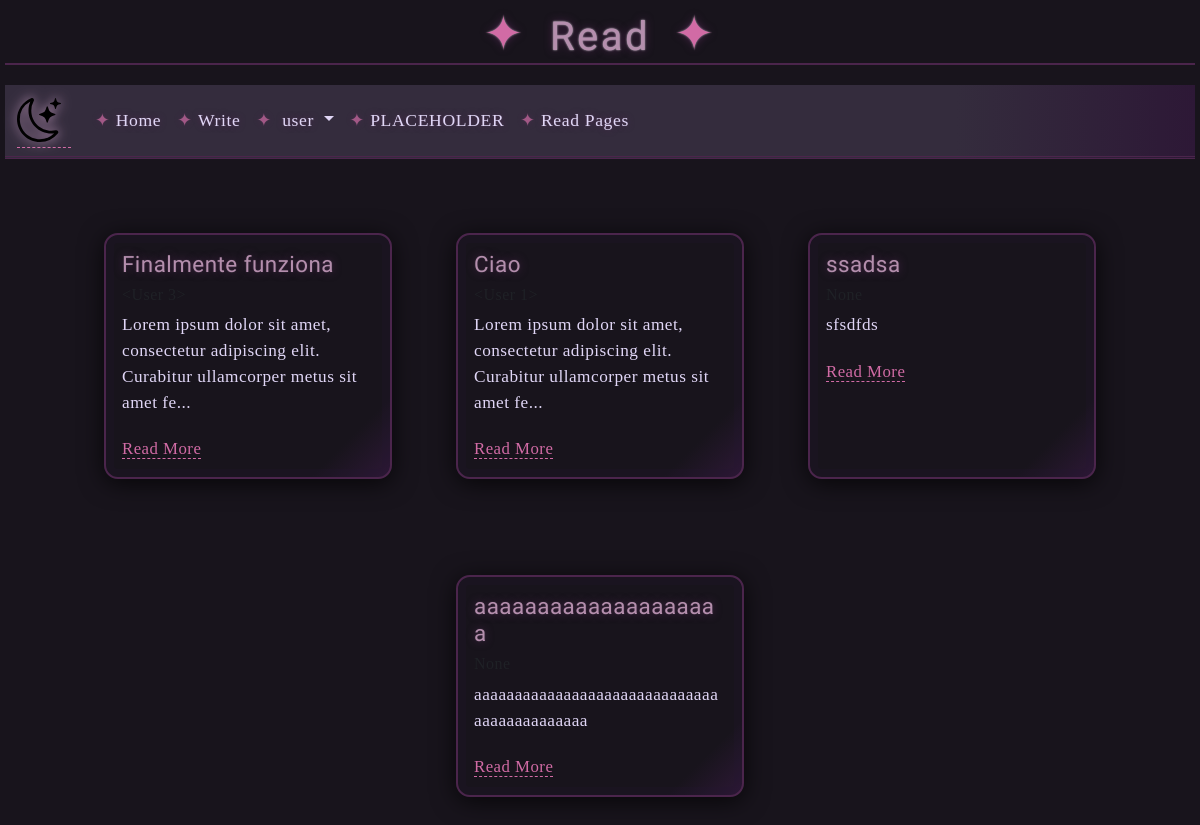
/read (signed in), run on the app's committed database.
### app/models.py (models this page shows)
class User(db.Model):
  metadata_obj
  id = db.Column(db.Integer, primary_key = True)
  name = db.Column(db.String(100), nullable = False)
  email = db.Column(db.String(100), unique = True, nullable = False)
  password = db.Column(db.String(16), nullable = False)
  pages = db.relationship('Page', backref = 'author', lazy = True)

class Page(db.Model):
  metadata_obj
  id = db.Column(db.Integer, primary_key = True)
  title = db.Column(db.String(200), nullable = False)
  author_id = db.Column(db.Integer, db.ForeignKey('user.id'), nullable = False)
  text = db.Column(db.Text, nullable = False)
  date = db.Column(db.DateTime, default=datetime.now())

### app/routes.py (the view)
@app.route('/read')
def read():
  pages = pages = Page.query.order_by(Page.date.desc()).all()
  return render_template('read.html', pages=pages, title='Read')

### app/templates/read.html (shortened to what this page needs)
{% extends('base.html') %}
{% block content %}
<div class="card-container">
  {% for page in pages %}
  <div class="card" style="width: 18rem;">
    <div class="card-body">
      <h5 class="card-title">{{ page.title }}</h5>
      <h6 class="card-subtitle mb-2 text-body-secondary">{{ page.author }}</h6>
      <p class="card-text">{{ page.text|truncate(100, true) }}</p>
      <a href="{{ url_for('read_id', id=page.id) }}" class="card-link">Read More</a>
    </div>
  </div>
  {% endfor %}
</div>
{% endblock %}

### app/templates/navbar.html (shortened to what this page needs)
<link rel="stylesheet" href="{{ url_for('static', filename='/styles/style.css') }}">
<link rel="stylesheet" href="{{ url_for('static', filename='/styles/navbarstyle.css') }}">
<nav class="navbar navbar-expand-lg bg-body-tertiary">
  <div class="container-fluid">
    <a class="navbar-brand" href="{{url_for('home')}}"><img src="static\styles\moon-stars.svg" /></a>
    <div class="collapse navbar-collapse" id="navbarElements">
      <ul class="navbar-nav me-auto mb-2 mb-lg-0">
        <li class="nav-item">
          <a class="nav-link" href="{{url_for('home')}}">Home</a>
        </li>
        <li class="nav-item">
          <a class="nav-link" href="{{ url_for('write') }}">Write</a>
        </li>
        <li class="nav-item dropdown">
          <a
            class="nav-link dropdown-toggle"
            href="#"
            role="button"
            data-bs-toggle="dropdown"
            aria-expanded="false"
          >
            {% if 'username' in session %}
            {{ session['username'] }}
            {% else %}
            Guest
            {% endif %}
          </a>
        </li>
        <li class="nav-item">
          <a class="nav-link" href="#">PLACEHOLDER</a>
        </li>
        <li class="nav-item">
          <a class="nav-link" href="{{ url_for('read') }}">Read Pages</a>
        </li>
      </ul>
    </div>
  </div>
</nav>

### app/static/styles/style.css (style rules this page uses)
body { background: #18141c; color: #e0d6f6; font-family: 'Cormorant Garamond', serif; letter-spacing: 0.03em; }
a { color: #d16ba5; text-decoration: none; border-bottom: 1px dashed #d16ba5; transition: color 0.2s; }
.card-container { display: flex; flex-wrap: wrap; gap: 2em; justify-content: center; margin-top: 2em; }
.card { background: linear-gradient(135deg, #18141c 85%, #2d1836 100%); border: 2px double #4b254c; border-radius: 14px; box-shadow: 0 4px 24px #000b, 0 0 0 8px #24183633 inset; color: #e0d6f6; font-family: 'Cormorant Garamond', serif; margin: 2em 1em; transition: box-shadow 0.2s, border-color 0.2s; }
.card-title { color: #b48ead; font-family: 'UnifrakturCook', 'Cinzel Decorative', serif; font-size: 1.4em; text-shadow: 0 0 8px #4b254c, 0 0 2px #fff2; margin-bottom: 0.5em; }
.card-subtitle { color: #d16ba5; font-family: 'Cormorant Garamond', serif; font-size: 1em; margin-bottom: 1em; }
.card-text { color: #e0d6f6; font-size: 1.08em; margin-bottom: 1.2em; }
.card-link { color: #d16ba5; font-family: 'Cinzel Decorative', serif; text-decoration: none; border-bottom: 1px dashed #d16ba5; transition: color 0.2s, border-color 0.2s; font-size: 1.05em; }

### app/static/styles/navbarstyle.css (style rules this page uses)
nav.navbar { background: linear-gradient(90deg, #342c3d 80%, #2d1836 100%); border-bottom: 3px double #4b254c; font-family: 'Cormorant Garamond', serif; letter-spacing: 0.04em; }
.navbar-brand img { height: 2.2em; filter: drop-shadow(0 0 6px #b48ead) brightness(1.2); margin-right: 0.5em; }
.navbar-nav .nav-link, .navbar-nav .dropdown-toggle { color: #e0d6f6 !important; font-size: 1.1em; text-shadow: 0 0 6px #4b254c, 0 0 2px #fff2; transition: color 0.2s, text-shadow 0.2s; position: relative; }
.navbar-nav .nav-link::before { content: "✦"; color: #d16ba5; margin-right: 0.3em; font-size: 1em; opacity: 0.7; transition: color 0.2s; }

### data on the page
User: username "user"
Page: title "Finalmente funziona", text "Lorem ipsum dolor sit amet, consectetur adipiscing elit. Curabitur ullamcorper metus sit amet fe..."
Page: title "Ciao", text "Lorem ipsum dolor sit amet, consectetur adipiscing elit. Curabitur ullamcorper metus sit amet fe..."
Page: title "ssadsa", text "sfsdfds"
Page: title "aaaaaaaaaaaaaaaaaaaa", text "aaaaaaaaaaaaaaaaaaaaaaaaaaaaaaaaaaaaaaaaaaaa"

### other printed values
{{ title }} "Read"
